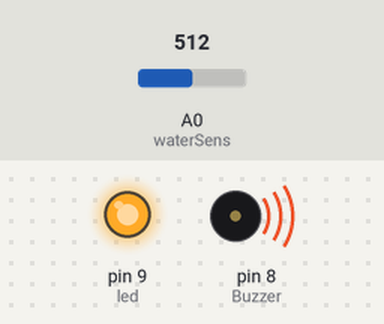
A sketch run on a simulated Arduino Uno, built with avr-gcc and run on an emulated ATmega328P. Parts: output pins drawn as LEDs (lit = HIGH), buzzer (waves = sounding). The test bench sets the inputs (shaded band); at power-on: A0 (waterSens) = 512. Pins used as bus, display or sensor lines are not drawn; what the sketch prints to the serial monitor is not drawn.

Above: at 1.1 s.
At 11.9 s:
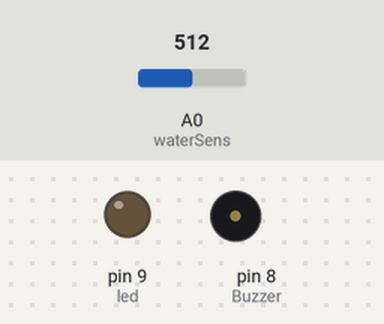
Timing chart, 0 to 28.7 s (numbered marks = the images above):
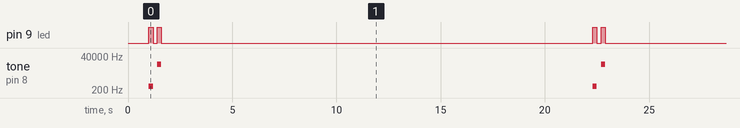

Measured:
- by itself, pin 9 (led): repeats every 21.3 s: LOW 0.20 s, HIGH 0.20 s, LOW 20.7 s, HIGH 0.20 s
- by itself, tone on pin 8 (Buzzer): repeats every 21.3 s: silent 0.20 s, 11092 Hz 0.20 s, silent 20.7 s, 369 Hz 0.20 s

The sketch:

Water_Sensor4.ino
```cpp
#include <SoftwareSerial.h>

SoftwareSerial mySerial(11, 10); // Declaramos os pinos RX(11) y TX(10) que vamos a usar

const int waterSens = A0; //define water sensor
const int led = 9;//define led to pin 9
int waterVal; //define the water sensor value
int Buzzer = 8;
int tones[] = {261, 277, 293, 311, 329, 349, 369, 392, 415, 440, 466, 493, 523 , 554};

void setup() {
  pinMode(led, OUTPUT); //set led as an output
  pinMode(waterSens, INPUT);//set water sensor as an input
  Serial.begin(9600);  //start the serial port at 9600 bauds
  pinMode (Buzzer, OUTPUT);
  //Begin serial comunication with Arduino and Arduino IDE (Serial Monitor)
  while (!Serial);
 mySerial.begin(9600);     // Iniciamos uma segunda comunicação serie
  delay(1000);              // Pausa de 1 segundo
}
void loop(){

 waterVal = analogRead(waterSens); //read the water sensor

 Serial.println(waterVal); //print the value of the water sensor to the serial monitor

  if (waterVal >= 12) {

    digitalWrite(led, HIGH);//if the water sensor senses water turn the led on
    digitalWrite(Buzzer, HIGH);
    tone(Buzzer, tones[6]);
    delay(200);
    digitalWrite(led, LOW);
    digitalWrite(Buzzer, LOW);
    noTone(Buzzer);
    delay(200);
    digitalWrite(led, HIGH);
    digitalWrite(Buzzer, HIGH);
    tone(Buzzer, tones[16]);
    delay(200);
    digitalWrite(led, LOW);
    digitalWrite(Buzzer, LOW);
    noTone(Buzzer);
    delay(200);
    delay(500);

    Serial.println ("AT+CMGF=1");
    delay(500);
    Serial.print("AT+CMGS=");
    Serial.write(byte(34));
    Serial.print("11985815730");
    Serial.write(byte(34));
    Serial.println();
    delay(500);
    Serial.print("Risco Enchente");
    Serial.write(byte(26));
    delay(9000);

    Serial.println ("AT+CMGF=1");
    delay(500);
    Serial.print("AT+CMGS=");
    Serial.write(byte(34));
    Serial.print("11982058535");
    Serial.write(byte(34));
    Serial.println();
    delay(500);
    Serial.print("Risco Enchente");
    Serial.write(byte(26));
    delay(9000);

    }
    else {
      digitalWrite(led, LOW);//if it doesn't sense anything turn the led off
      digitalWrite(Buzzer, LOW);
      noTone(Buzzer);
    }
  }
```
